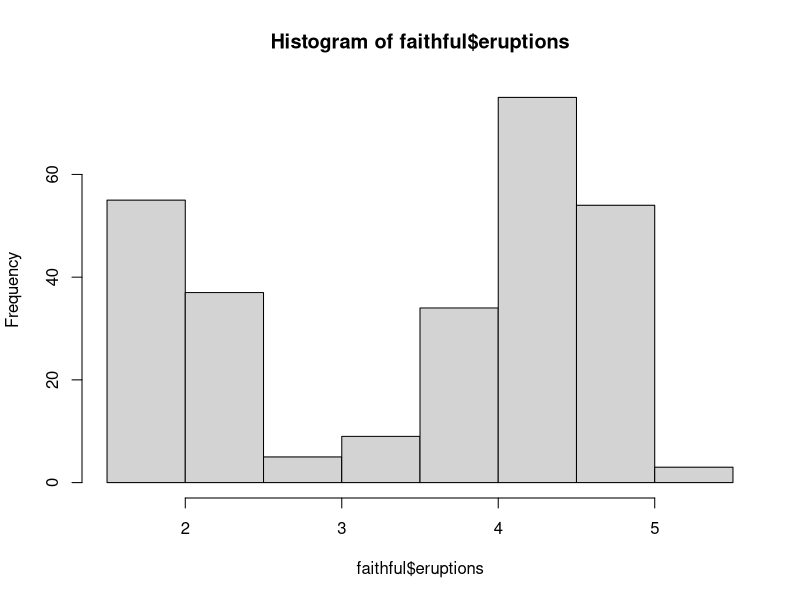
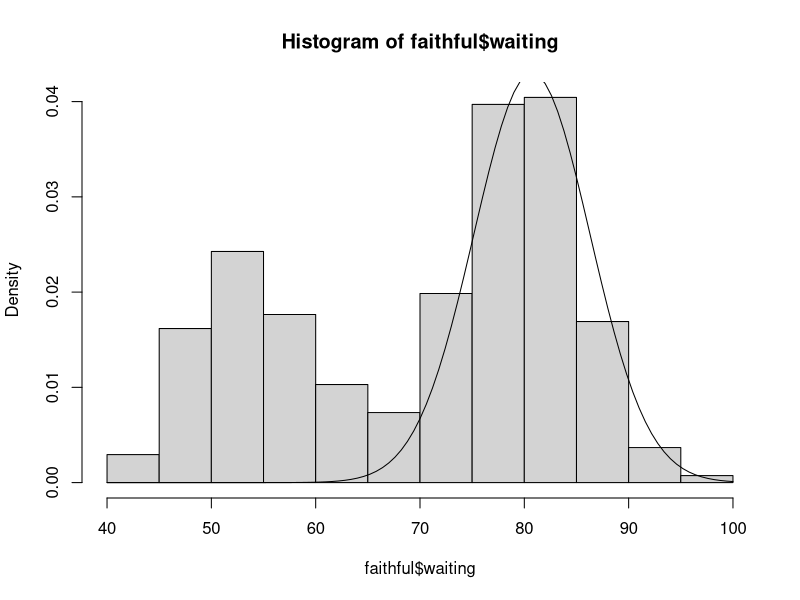

Here is the R script that generated these plots, in order: (Note: this script raises an error after producing the figures.)
#!/usr/bin/env RScript
# Gibbs Sampler (Gaussian mixtures)

gibbsMixture <- function(data,k,max_iter=1000){
  n = length(data)
  mu = mean(data)
  sig = var(data)
  
  # Preallocating data
  z = rep(NA,n)
  group_size = rep(NA, k)
  group_x = rep(NA, k)
  group_sum = rep(NA, k)
  
  mu_mat = sig_mat = pj_mat = matrix(NA, nrow=max_iter, ncol=k)
  mu_mat[1,] = rep(mu,k)
  pj_mat[1,] = rep(1,k)/k
  sig_mat[1,] = rep(sig,k)
  
  ## Possible chunk for likelihood
  
  #######
  
  ### Main loop
  
  for(i in 2:max_iter){
    # z estimation
    for(j in 1:n){
      p = pj_mat[i-1,]*dnorm(data[j],mu_mat[i-1,],sqrt(sig_mat[i-1,]))
      z[j] = sample(1:k, size = 1, prob = p)
    }
    
    # rest of parameters
    
    for(j in 1:k){
      group_size[j] = length(which(z == j))
      group_x[j] = sum(as.numeric(z == j)*data)
      group_sum[j] = sum(as.numeric(z==j)*(data-group_x[j]/group_size[j])^2)
    }
    
    mu_mat[i,] = rnorm(k, (mean(data) + group_x)/(group_size + 1), sqrt(sig_mat[i-1,]/group_size + 1))
    sig_mat[i,] = 1/rgamma(k, .5*(20+group_size),
                         var(data) + .5* group_sum + .5* group_size/(group_size + 1)*(mean(data) - group_x/group_size)^2)
    
    pj_mat[i,] = rdirichlet(params = group_size + 0.5)
    
    
    
  }
  class = setClass("MCMC mixture", slots=c(mu="matrix", sig="matrix", p="matrix", group="numeric"))
  res = class(mu = mu_mat, sig = sig_mat, p = pj_mat, group = z)
  return(res)
}


data(faithful)
hist(faithful$eruptions)
hist(faithful$waiting, freq = F)
curve(0.6*dnorm(x,mean=80.73,sd=sqrt(31)),add = T, from=40, to=100)

prueba = gibbsMixture(data = faithful$waiting, k = 2, max_iter = 1000)
